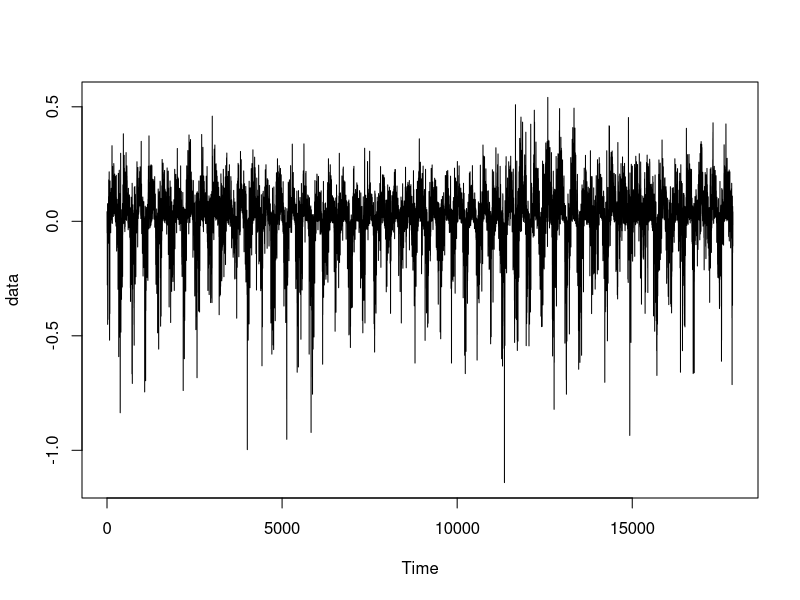
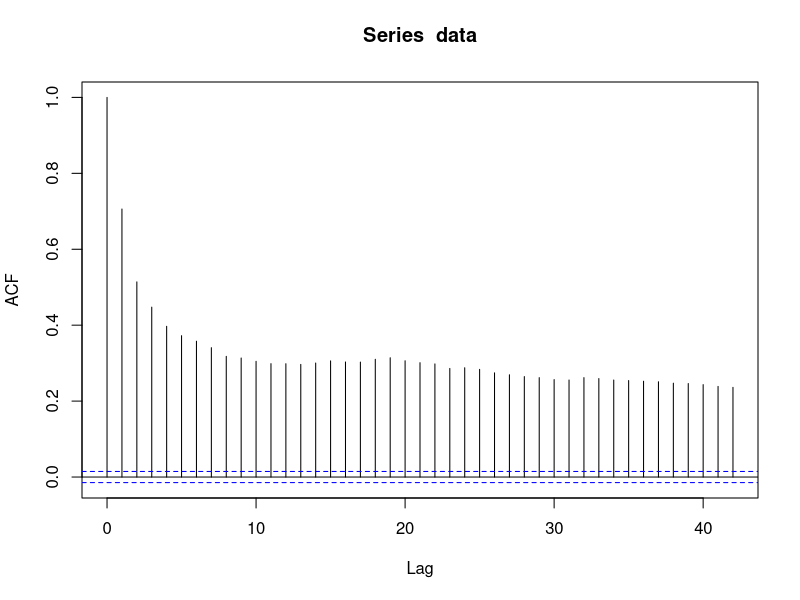
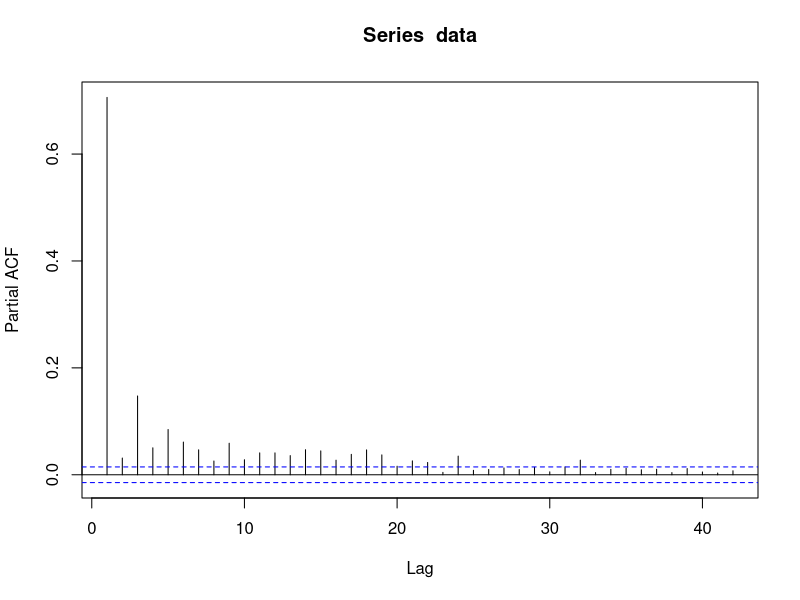
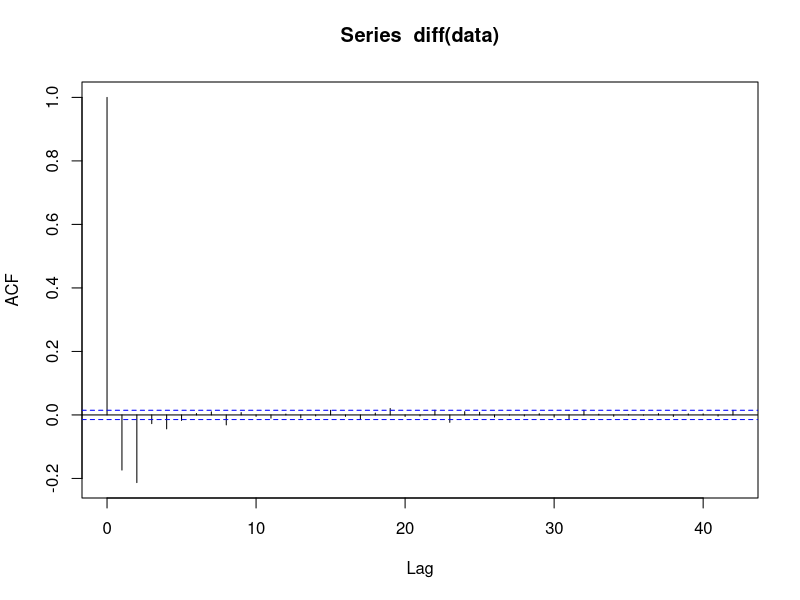
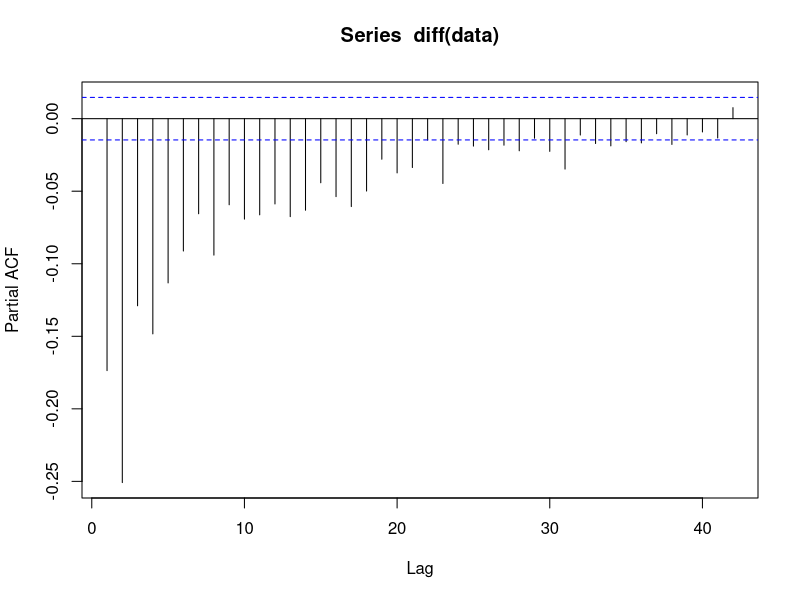
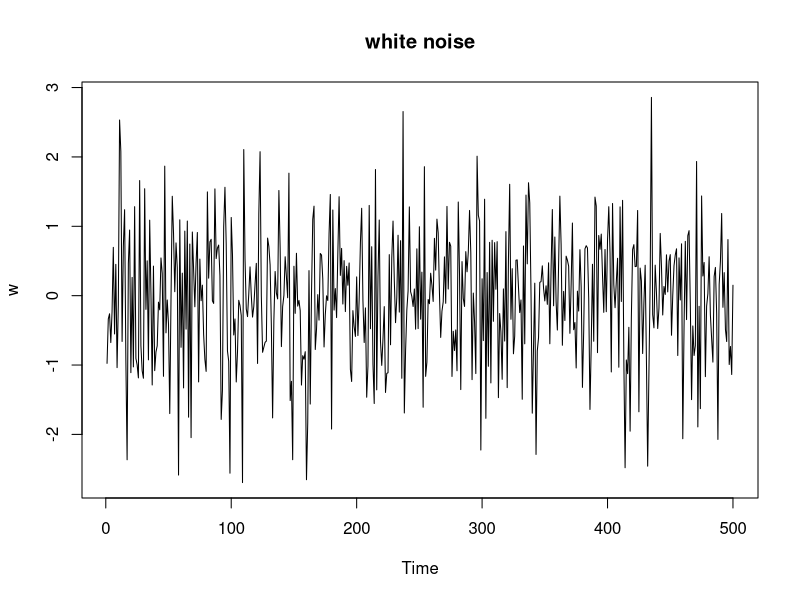
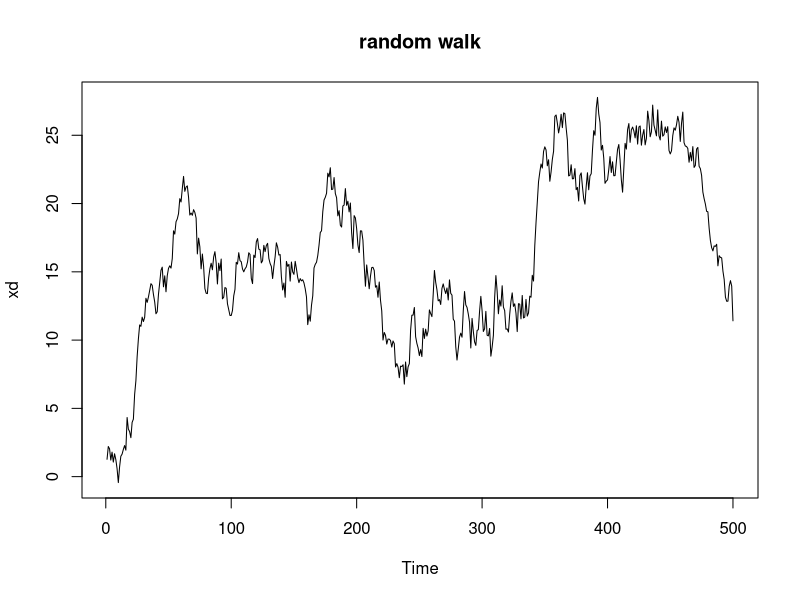
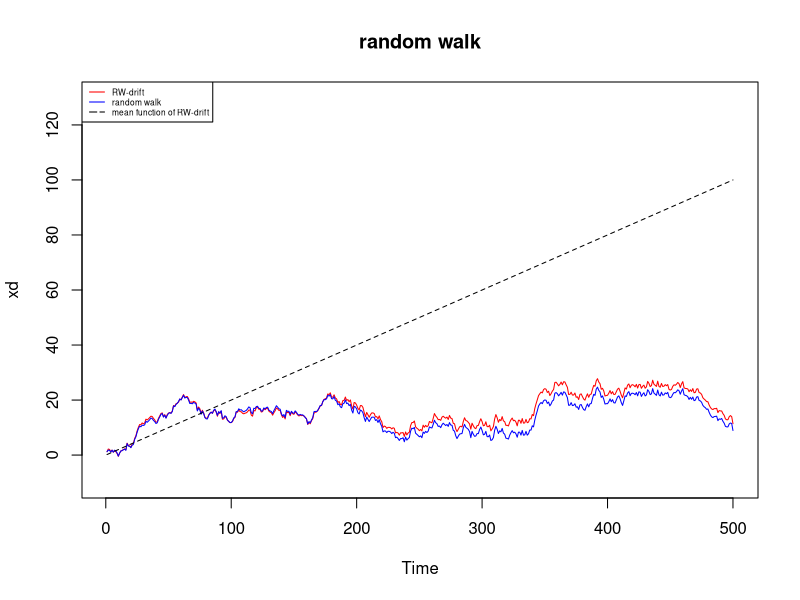

Write R code to recreate these figures, in order.
up = read.table("upwelling.txt",header = TRUE)
up1 = up["Index"]
up2 = up1[up1 != -9999]
data = ts(up2/1000)

plot(data)

acf(data)
pacf(data)

acf(diff(data))
pacf(diff(data))

#######################################
w = rnorm(500,0,1) 
plot.ts(w, main="white noise")

# random walk (with drift) #
w = rnorm(500,0,1)
x = cumsum(w) 

delta = rnorm(500, mean(data), sd(data))
wd = w + delta
xd = cumsum(wd)

plot.ts(xd, main="random walk")
plot.ts(xd, ylim=c(-10,130), main="random walk", col="red")
lines(x, col="blue")
lines(.2*(1:500), lty="dashed")
legend("topleft",c("RW-drift","random walk","mean function of RW-drift"),col=c("red","blue", "black"),lty=c(1,1,5), pt.cex=1, cex=0.5)



